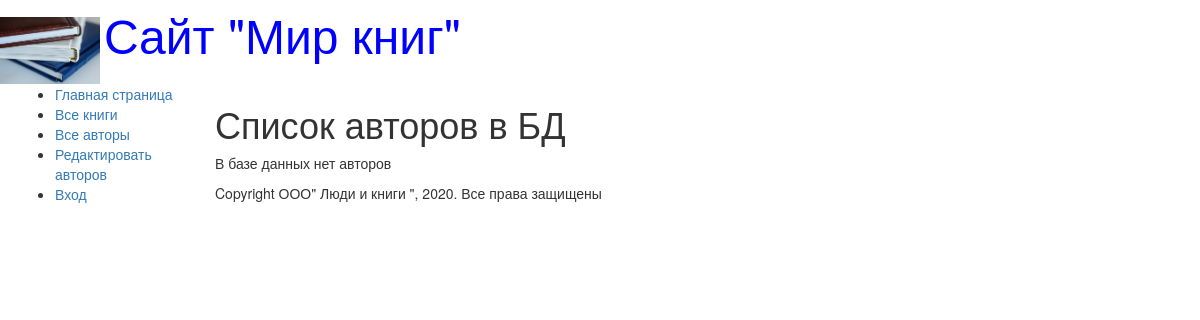
/authors/, run on an earlier commit of the app's database.
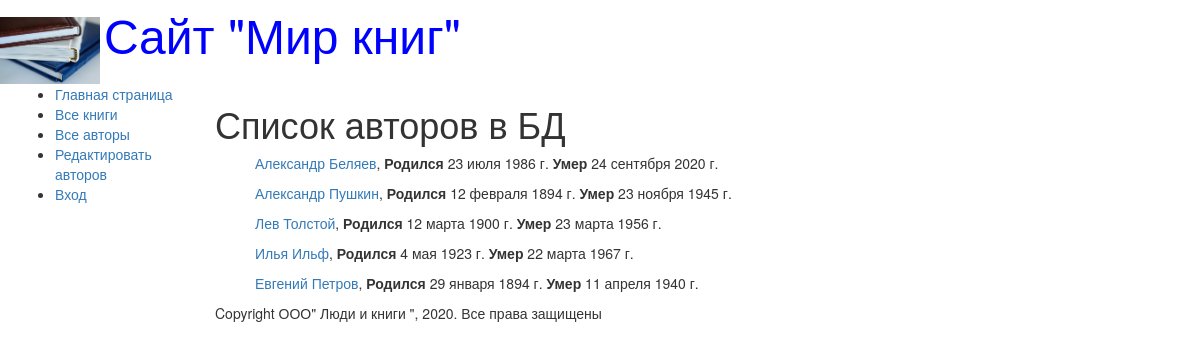
And on a later commit of the database.
### catalog/models.py (models this page shows, shortened)
class Author(models.Model):
    first_name = models.CharField(max_length=100, help_text='Введите имя автора', verbose_name='Имя автора')
    last_name = models.CharField(max_length=100, help_text='Введите фамилию автора', verbose_name='Фамилия автора')
    date_of_birth = models.DateField(help_text="Введите дату рождения", verbose_name='Дата рождения', null=True, blank=True)
    date_of_death = models.DateField(help_text="Введите дату смерти", verbose_name='Дата смерти', null=True, blank=True)
    def get_absolute_url(self):
        return reverse('author-detail', args=[str(self.id)])

### catalog/views.py (the view)
# urls.py: url(r'^authors/$', views.AuthorListView.as_view(), name='authors'),
class AuthorListView(generic.ListView):
    model=Author
    paginate_by = 10

### catalog/templates/catalog/author_list.html
{% extends "base_generic.html" %}
{% block content %}
    <h1>Список авторов в БД</h1>
    {% if author_list %}
    <ul>
        {% for author in author_list %}
            <p><a href="{{ author.get_absolute_url }}">{{author.first_name}}  {{author.last_name }}</a>, <strong>Родился </strong>{{author.date_of_birth}}
            <strong>Умер </strong>{{author.date_of_death}}</p>
        {% endfor %}
    </ul>
    {% else %}
    <p>В базе данных нет авторов</p>
    {% endif %}
{% endblock %}

What changed in the data, as far as the page shows it:
added Author: first_name "Александр", last_name "Беляев", date_of_birth "23 июля 1986 г.", date_of_death "24 сентября 2020 г."
added Author: first_name "Александр", last_name "Пушкин", date_of_birth "12 февраля 1894 г.", date_of_death "23 ноября 1945 г."
added Author: first_name "Лев", last_name "Толстой", date_of_birth "12 марта 1900 г.", date_of_death "23 марта 1956 г."
added Author: first_name "Илья", last_name "Ильф", date_of_birth "4 мая 1923 г.", date_of_death "22 марта 1967 г."
added Author: first_name "Евгений", last_name "Петров", date_of_birth "29 января 1894 г.", date_of_death "11 апреля 1940 г."
Also different on the page:
text no longer shown: "В базе данных нет авторов"
